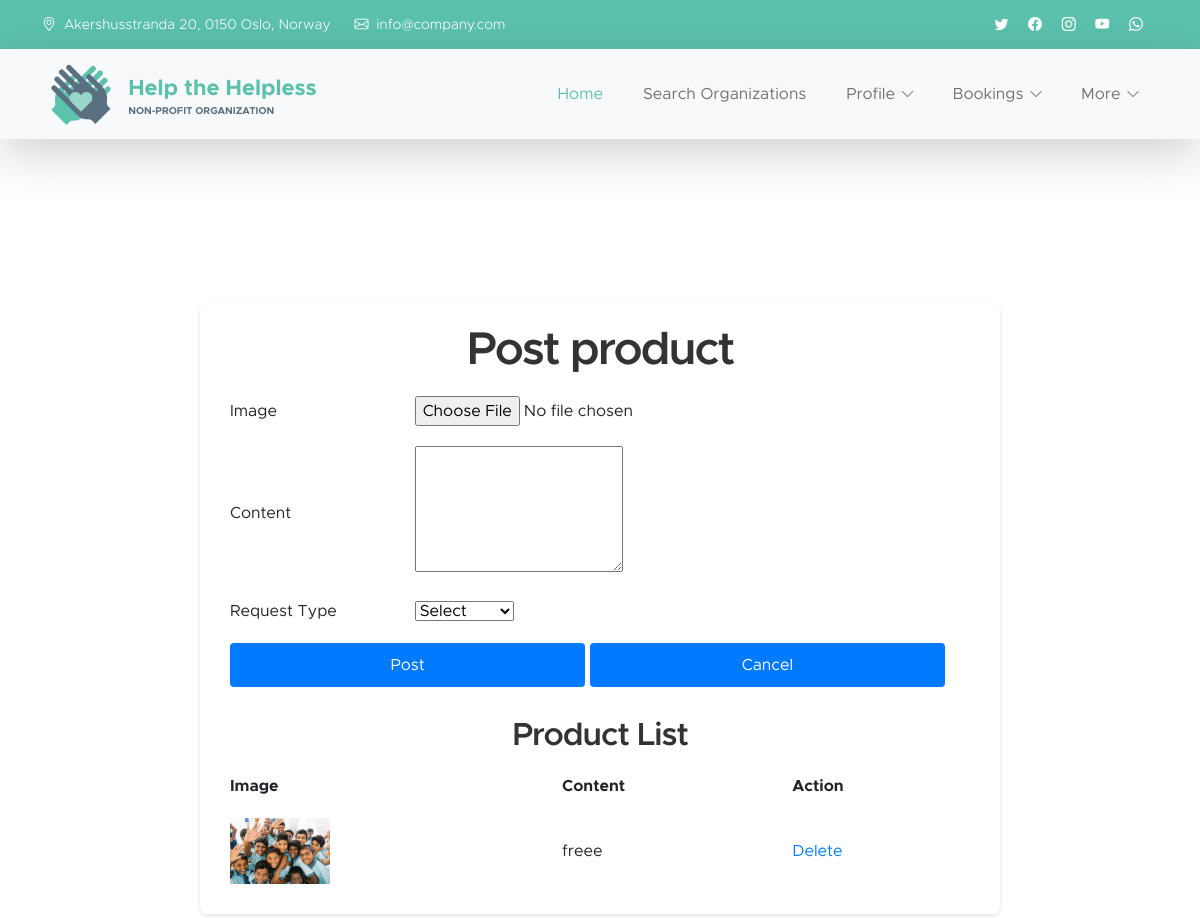
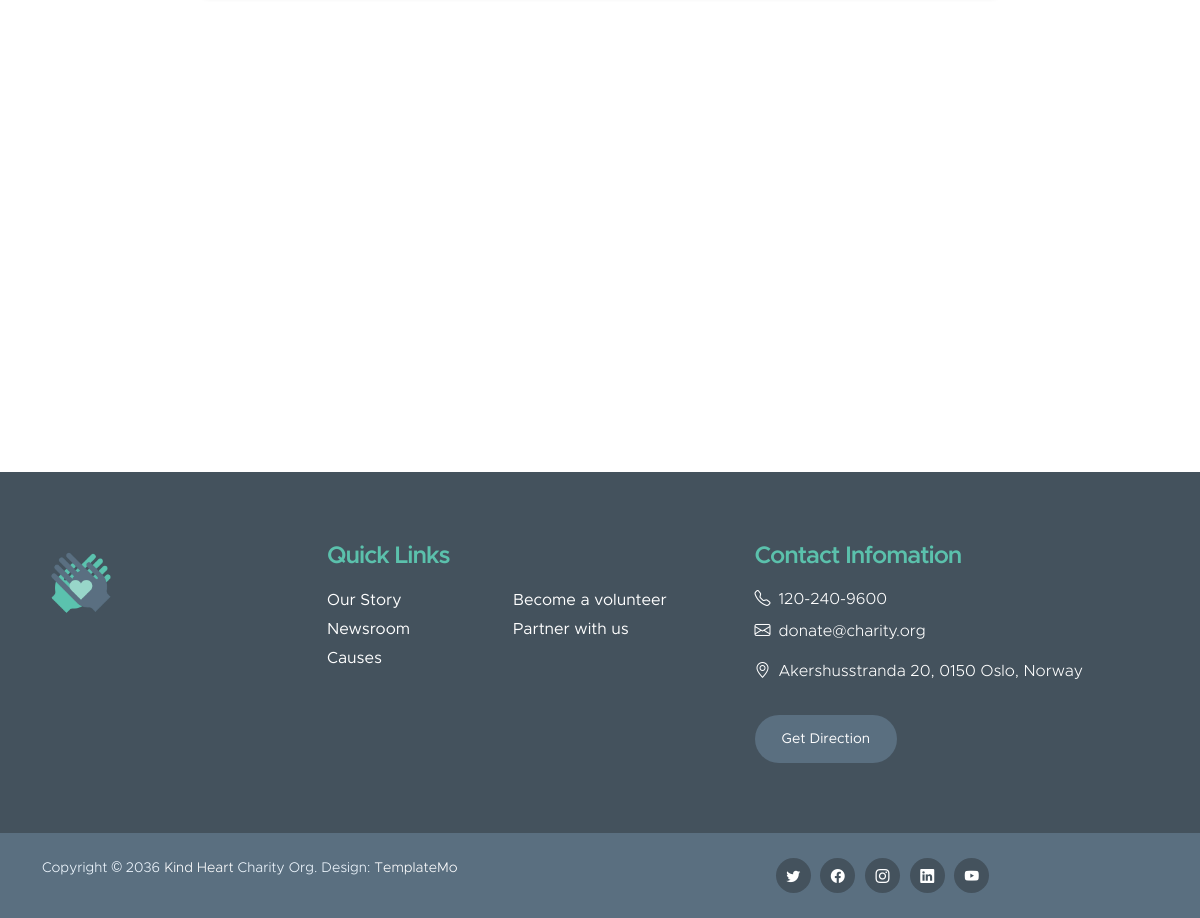
The app's page /Helpers/postproduct/ (signed in) with its own data (2 pictures, top to bottom).
### Helpers/models.py (models this page shows)
class tbl_post(models.Model):
    post_image=models.FileField(upload_to="Post/")
    post_content=models.CharField(max_length=50)
    post_request=models.ForeignKey(tbl_request,on_delete=models.CASCADE)
    helpers=models.ForeignKey(tbl_helper,on_delete=models.CASCADE)

### Helpers/views.py (the view)
# urls.py: path('postproduct/',views.postproduct,name="PostProduct"),
def postproduct(request):
    request_data=tbl_request.objects.all()
    post=tbl_post.objects.all()
    hdata=tbl_helper.objects.get(id=request.session['hid'])
    if request.method=="POST":
        image=request.FILES.get("post_image")
        content=request.POST.get("post_content")
        rqst=tbl_request.objects.get(id=request.POST.get('post_request'))
        tbl_post.objects.create(post_image=image,post_content=content,post_request=rqst,helpers=hdata)
        return render(request,'Helpers/Post.html',{'rqst':request_data,'post': post,'post': post})
    else:
        return render(request,'Helpers/Post.html',{'rqst':request_data,'post': post,'post': post})

### Helpers/Templates/Helpers/Post.html (shortened to what this page needs)
{% extends 'Helpers/header.html' %}
{% load static %}
{% block content %}
<!DOCTYPE html>
<html lang="en">
<head>
</head>
<body>
    <div class="container" style="max-width: 800px; margin: 20px auto; background-color: #fff; border-radius: 8px; box-shadow: 0 2px 5px rgba(0, 0, 0, 0.1); padding: 20px;">
        <h2 style="text-align: center; color: #333;">Post product</h2>
        <form action="" method="post" enctype="multipart/form-data">
            <table style="width: 100%;">
                <tr>
                    <td style="padding: 10px;">Image</td>
                    <td style="padding: 10px;"><input type="file" name="post_image" id="post_image"></td>
                </tr>
                <tr>
                    <td style="padding: 10px;">Content</td>
                    <td style="padding: 10px;"><textarea name="post_content" id="post_content" rows="5"></textarea></td>
                </tr>
                <tr>
                    <td style="padding: 10px;">Request Type</td>
                    <td style="padding: 10px;">
                        <select name="post_request" id="post_request">
                            <option value="">Select</option>
                        </select>
                    </td>
                </tr>
                <tr>
                    <td colspan="2" style="padding: 10px;">
                        <input type="submit" value="Post" style="width: 48%; padding: 10px; border: none; border-radius: 4px; background-color: #007bff; color: #fff; cursor: pointer; transition: background-color 0.3s ease;">
                        <input type="reset" value="Cancel" style="width: 48%; padding: 10px; border: none; border-radius: 4px; background-color: #007bff; color: #fff; cursor: pointer; transition: background-color 0.3s ease;">
                    </td>
                </tr>
            </table>
        </form>
        <div class="product-list" style="margin-top: 20px;">
            <h3 style="text-align: center; color: #333;">Product List</h3>
            <table style="width: 100%;">
                <tr>
                    <th style="padding: 10px;">Image</th>
                    <th style="padding: 10px;">Content</th>
                    <th style="padding: 10px;">Action</th>
                </tr>
                {% for i in post %}
                <tr>
                    <td style="padding: 10px;"><img src="{{ i.post_image.url }}" alt="" style="max-width: 100px; height: auto;"></td>
                    <td style="padding: 10px;">{{i.post_content}}</td>
                    <td style="padding: 10px;"><a href="{% url 'Helpers:deleteproduct' i.id %}" style="color: #007bff; text-decoration: none;">Delete</a></td>
                </tr>
                {% endfor %}
            </table>
        </div>
    </div>
</body>
</html>
{% endblock content %}

### Guest/static/Main/css/templatemo-kind-heart-charity.css (style rules this page uses)
:root { --white-color: #ffffff; --primary-color: #5bc1ac; --secondary-color: #5a6f80; --section-bg-color: #f0f8ff; --site-footer-bg-color: #44525d; --custom-btn-bg-color: #597081; --custom-btn-bg-hover-color: #5bc1ac; --dark-color: #000000; --p-color: #717275; --border-color: #e9eaeb; --body-font-family: 'Metropolis', sans-serif; --h1-font-size: 52px; --h2-font-size: 46px; --h3-font-size: 32px; --h4-font-size: 28px; --h5-font-size: 24px; --h6-font-size: 22px; --p-font-size: 16px; --btn-font-size: 18px; --copyright-font-size: 14px; --border-radius-large: 100px; --border-radius-medium: 20px; --border-radius-small: 10px; --font-weight-light: 300; --font-weight-normal: 400; --font-weight-semibold: 600; --font-weight-bold: 700; }
body { background-color: var(--white-color); font-family: var(--body-font-family); }
h2, h3, h4, h5, h6 { color: var(--dark-color); }
h1, h2, h3, h4, h5, h6 { font-weight: var(--font-weight-semibold); letter-spacing: -1px; }
h2 { color: var(--secondary-color); font-size: var(--h2-font-size); letter-spacing: -2px; }
h3 { font-size: var(--h3-font-size); }
a, button { touch-action: manipulation; transition: all 0.3s; }
a { color: var(--p-color); text-decoration: none; }

### records on screen
tbl_post: post_image (picture), post_content "freee"
